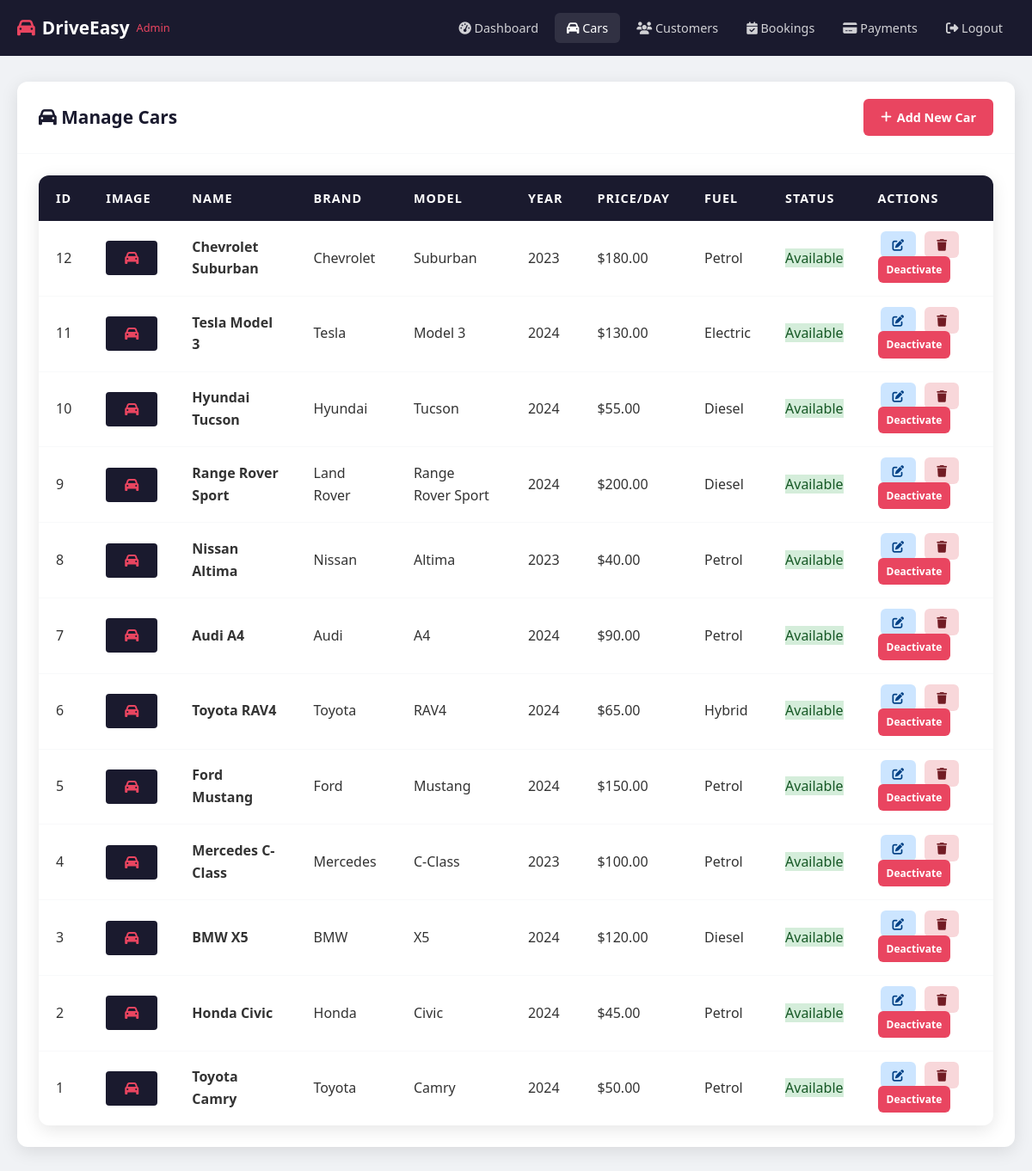
/admin/manage-cars.php (signed in), run on the app's committed database.
### tables this page shows
CREATE TABLE cars (
    car_id INT AUTO_INCREMENT PRIMARY KEY,
    car_name VARCHAR(100) NOT NULL,
    brand VARCHAR(50) NOT NULL,
    model VARCHAR(50) NOT NULL,
    year INT NOT NULL,
    price_per_day DECIMAL(10,2) NOT NULL,
    fuel_type VARCHAR(20) NOT NULL,
    seats INT NOT NULL,
    transmission VARCHAR(20) NOT NULL,
    image VARCHAR(255) DEFAULT 'default-car.jpg',
    availability TINYINT(1) DEFAULT 1,
    description TEXT,
    created_at TIMESTAMP DEFAULT CURRENT_TIMESTAMP
);

### includes/config.php (called while the page is built, shortened)
<?php
function generateCSRFToken() {
    return $_SESSION['csrf_token'];
}

### admin/manage-cars.php (the view, shortened to what this page needs)
<?php
require_once '../includes/config.php';
$stmt = $pdo->query("SELECT * FROM cars ORDER BY car_id DESC");
$cars = $stmt->fetchAll(PDO::FETCH_ASSOC);
require_once 'header.php';
?>
<div class="admin-card">
    <div class="admin-card-header">
        <h2><i class="fas fa-car"></i> Manage Cars</h2>
        <a href="add-car.php" class="btn-add"><i class="fas fa-plus"></i> Add New Car</a>
    </div>
    <div class="admin-card-body">
        <?php if (empty($cars)): ?>
            <div class="empty-state">
                <i class="fas fa-car"></i>
                <h3>No Cars Added</h3>
                <p>Start by adding your first car to the fleet.</p>
            </div>
        <?php else: ?>
            <div class="table-container">
                <table>
                    <thead>
                        <tr>
                            <th>ID</th>
                            <th>Image</th>
                            <th>Name</th>
                            <th>Brand</th>
                            <th>Model</th>
                            <th>Year</th>
                            <th>Price/Day</th>
                            <th>Fuel</th>
                            <th>Status</th>
                            <th>Actions</th>
                        </tr>
                    </thead>
                    <tbody>
                        <?php foreach ($cars as $car): ?>
                            <tr>
                                <td><?= $car['car_id'] ?></td>
                                <td>
                                    <div style="width: 60px; height: 40px; background: var(--primary); border-radius: 4px; display: flex; align-items: center; justify-content: center; overflow: hidden;">
                                        <?php if ($car['image'] && file_exists("../uploads/cars/" . $car['image'])): ?>
                                            <img src="../uploads/cars/<?= htmlspecialchars($car['image']) ?>" alt="" style="width: 100%; height: 100%; object-fit: cover;">
                                        <?php else: ?>
                                            <i class="fas fa-car" style="color: var(--secondary); font-size: 1rem;"></i>
                                        <?php endif; ?>
                                    </div>
                                </td>
                                <td><strong><?= htmlspecialchars($car['car_name']) ?></strong></td>
                                <td><?= htmlspecialchars($car['brand']) ?></td>
                                <td><?= htmlspecialchars($car['model']) ?></td>
                                <td><?= $car['year'] ?></td>
                                <td>$<?= number_format($car['price_per_day'], 2) ?></td>
                                <td><?= $car['fuel_type'] ?></td>
                                <td>
                                    <span class="badge <?= $car['availability'] ? 'badge-available' : 'badge-unavailable' ?>">
                                        <?= $car['availability'] ? 'Available' : 'Unavailable' ?>
                                    </span>
                                </td>
                                <td>
                                    <a href="edit-car.php?id=<?= $car['car_id'] ?>" class="action-btn action-btn-edit"><i class="fas fa-edit"></i></a>
                                    <a href="?delete=<?= $car['car_id'] ?>&csrf_token=<?= generateCSRFToken() ?>" class="action-btn action-btn-delete confirm-delete"><i class="fas fa-trash"></i></a>
                                    <a href="manage-cars.php?id=<?= $car['car_id'] ?>&toggle=1&csrf_token=<?= generateCSRFToken() ?>" class="btn-add" style="padding: 6px 10px; font-size: 0.75rem;">
                                        <?= $car['availability'] ? 'Deactivate' : 'Activate' ?>
                                    </a>
                                </td>
                            </tr>
                        <?php endforeach; ?>
                    </tbody>
                </table>
            </div>
        <?php endif; ?>
    </div>
</div>
<?php require_once 'footer.php'; ?>

### assets/css/style.css (style rules this page uses)
:root { --primary: #1a1a2e; --secondary: #e94560; --accent: #16213e; --gold: #f5a623; --light: #f8f9fa; --dark: #0f0f1a; --text: #333; --text-light: #888; --white: #fff; --shadow: 0 5px 20px rgba(0,0,0,0.1); --shadow-hover: 0 10px 40px rgba(233,69,96,0.2); --radius: 12px; --transition: all 0.3s ease; }
* { margin: 0; padding: 0; box-sizing: border-box; }
html { scroll-behavior: smooth; }
body { font-family: 'Segoe UI', Tahoma, Geneva, Verdana, sans-serif; background: var(--light); color: var(--text); line-height: 1.6; min-height: 100vh; display: flex; flex-direction: column; }
a { text-decoration: none; color: inherit; }
.badge-available { background: #d4edda; color: #155724; }
.table-container { overflow-x: auto; background: var(--white); border-radius: var(--radius); box-shadow: var(--shadow); }
table { width: 100%; border-collapse: collapse; }
table thead { background: var(--primary); color: var(--white); }
table th { padding: 15px 20px; text-align: left; font-weight: 600; font-size: 0.9rem; text-transform: uppercase; letter-spacing: 1px; }
table td { padding: 15px 20px; border-bottom: 1px solid var(--light); }
table tbody tr:last-child td { border-bottom: none; }
.action-btn { padding: 6px 14px; border-radius: 6px; font-size: 0.85rem; font-weight: 600; border: none; cursor: pointer; transition: var(--transition); margin: 0 3px; }
.action-btn-edit { background: #cce5ff; color: #004085; }
.action-btn-delete { background: #f8d7da; color: #721c24; }
.admin-body { background: #f0f2f5; }
.admin-card { background: var(--white); border-radius: var(--radius); box-shadow: var(--shadow); margin-bottom: 25px; }
.admin-card-header { padding: 20px 25px; border-bottom: 1px solid var(--light); display: flex; justify-content: space-between; align-items: center; flex-wrap: wrap; gap: 10px; }
.admin-card-header h2 { color: var(--primary); font-size: 1.3rem; }
.admin-card-body { padding: 25px; }
.btn-add { padding: 10px 20px; background: var(--secondary); color: var(--white); border-radius: 6px; font-weight: 600; font-size: 0.9rem; transition: var(--transition); border: none; cursor: pointer; display: inline-flex; align-items: center; gap: 6px; }

### data on the page
cars: car_id "12", car_name "Chevrolet Suburban", brand "Chevrolet", model "Suburban", year "2023", price_per_day "180.00", fuel_type "Petrol", availability "Available"
cars: car_id "11", car_name "Tesla Model 3", brand "Tesla", model "Model 3", year "2024", price_per_day "130.00", fuel_type "Electric", availability "Available"
cars: car_id "10", car_name "Hyundai Tucson", brand "Hyundai", model "Tucson", year "2024", price_per_day "55.00", fuel_type "Diesel", availability "Available"
cars: car_id "9", car_name "Range Rover Sport", brand "Land Rover", model "Range Rover Sport", year "2024", price_per_day "200.00", fuel_type "Diesel", availability "Available"
cars: car_id "8", car_name "Nissan Altima", brand "Nissan", model "Altima", year "2023", price_per_day "40.00", fuel_type "Petrol", availability "Available"
cars: car_id "7", car_name "Audi A4", brand "Audi", model "A4", year "2024", price_per_day "90.00", fuel_type "Petrol", availability "Available"
cars: car_id "6", car_name "Toyota RAV4", brand "Toyota", model "RAV4", year "2024", price_per_day "65.00", fuel_type "Hybrid", availability "Available"
cars: car_id "5", car_name "Ford Mustang", brand "Ford", model "Mustang", year "2024", price_per_day "150.00", fuel_type "Petrol", availability "Available"
cars: car_id "4", car_name "Mercedes C-Class", brand "Mercedes", model "C-Class", year "2023", price_per_day "100.00", fuel_type "Petrol", availability "Available"
cars: car_id "3", car_name "BMW X5", brand "BMW", model "X5", year "2024", price_per_day "120.00", fuel_type "Diesel", availability "Available"
cars: car_id "2", car_name "Honda Civic", brand "Honda", model "Civic", year "2024", price_per_day "45.00", fuel_type "Petrol", availability "Available"
cars: car_id "1", car_name "Toyota Camry", brand "Toyota", model "Camry", year "2024", price_per_day "50.00", fuel_type "Petrol", availability "Available"
